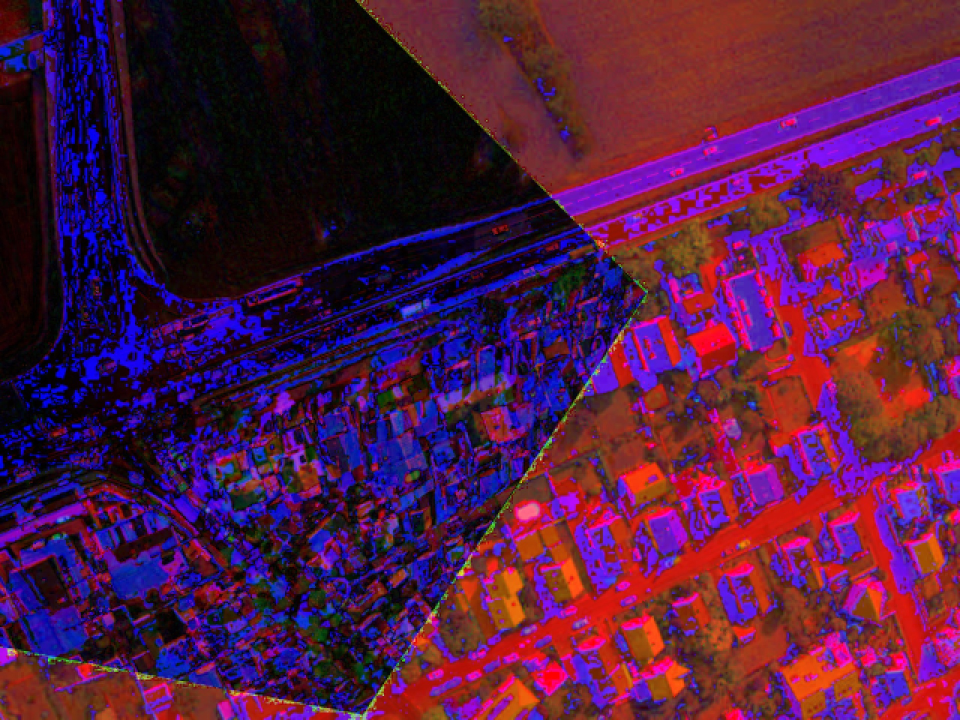
#> input picture pic/image/layer/cross1to2_center_no-pyr.jpg, 1920 x 1440 px (shown at 1/2 size)
$ python test3.py
#> lines starting #> are read from the running program, lines starting #| are printed output that depends on the picture
import cv2 as cv

img = cv.imread('../pic/image/layer/cross1to2_center_no-pyr.jpg')
#> img is the input picture: shape (1440, 1920, 3); mean B, G, R 66.1, 25.6, 81.8
img2 = img[600:900, 0:300]
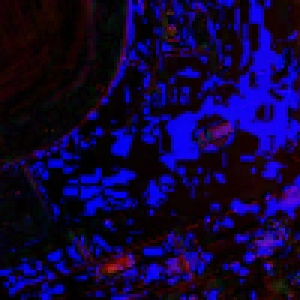
#> img2: shape (300, 300, 3); mean B, G, R 59.2, 3.7, 15.7
print(img2)
#> (printed output is left out)
cv.imshow("test", img2)
cv.imshow("ori", img)
cv.waitKey(0)

$ run again, with pic/image/layer/cross1to2_center.jpg copied over pic/image/layer/cross1to2_center_no-pyr.jpg
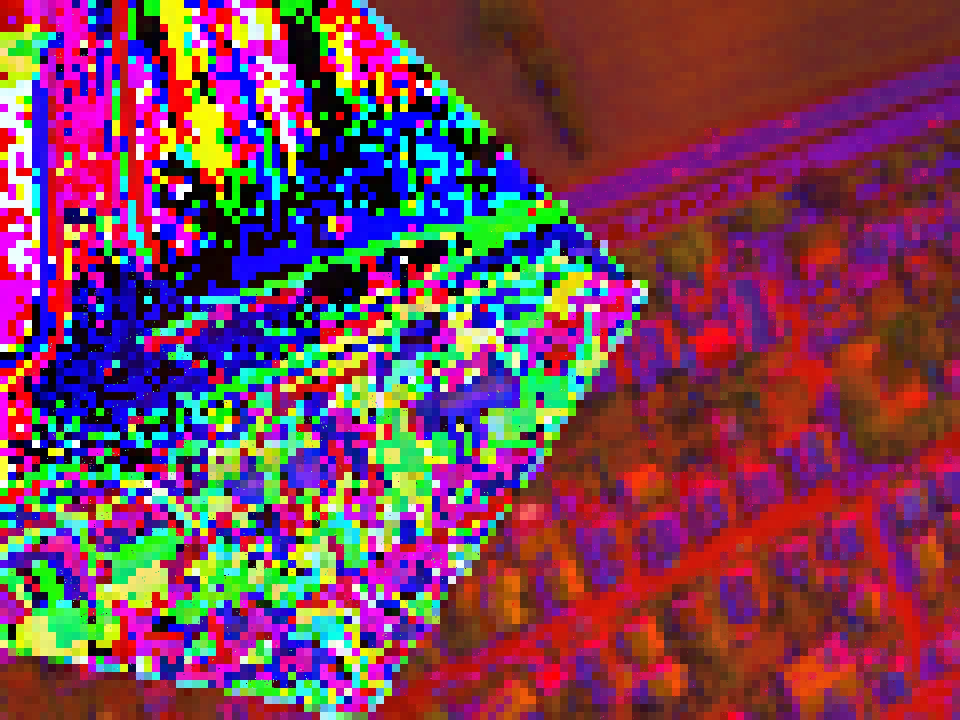
#> input picture pic/image/layer/cross1to2_center.jpg, 1920 x 1440 px (shown at 1/2 size)
#> img is the input picture: shape (1440, 1920, 3); mean B, G, R 88.2, 65.7, 121.5
#> `img2 = img[600:900, 0:300]`:
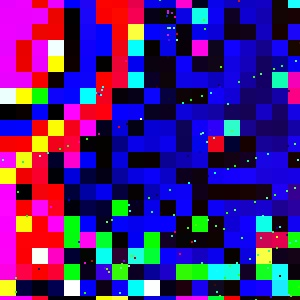
#> img2: shape (300, 300, 3); mean B, G, R 124.7, 34.8, 72.9
#> (printed output is left out)
